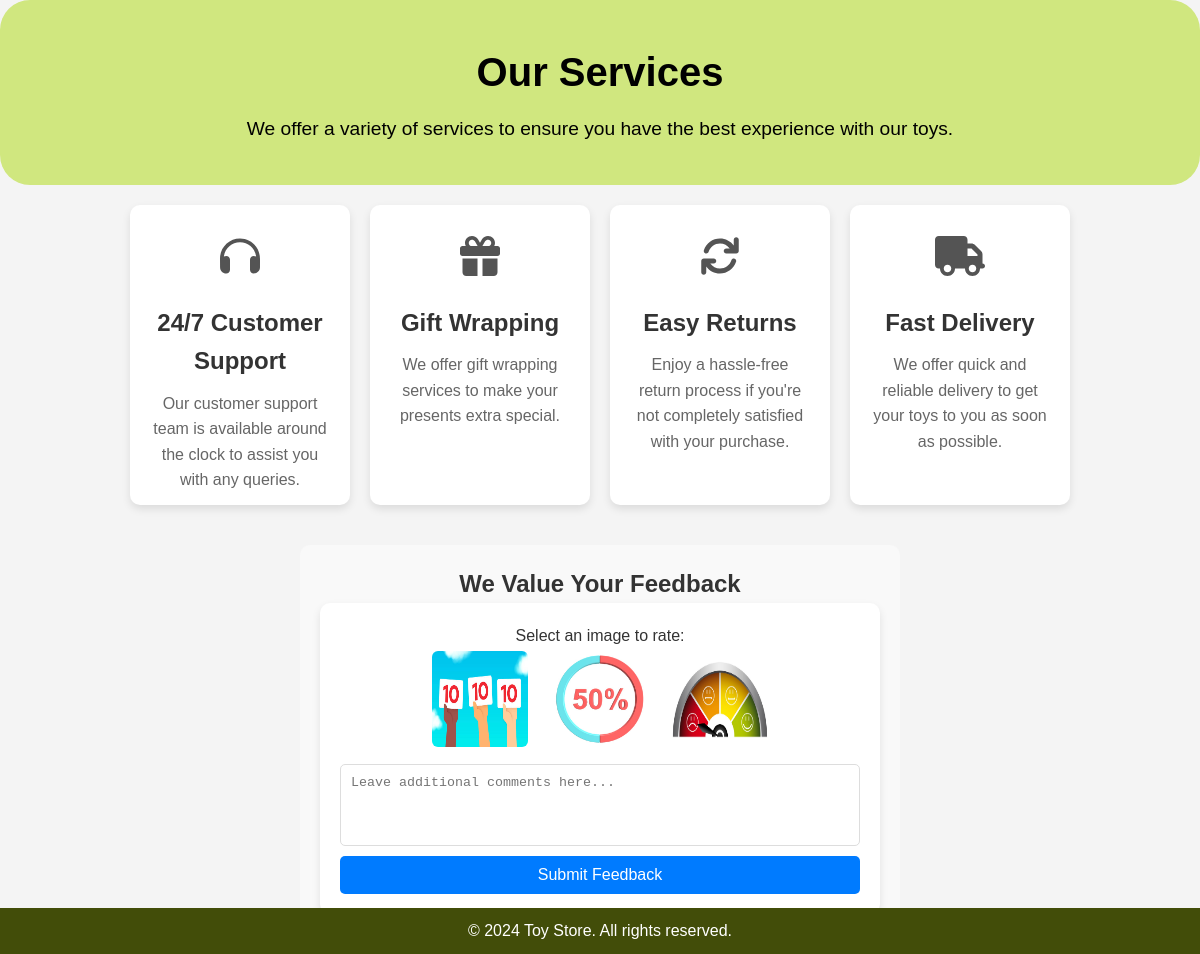
Screenshot of /home/html/service1.php with the database file from the repository.
### tables this page shows
CREATE TABLE `services` (
  `id` int(11) NOT NULL,
  `title` varchar(255) NOT NULL,
  `description` text NOT NULL,
  `icon` varchar(255) NOT NULL
);

### home/html/service1.php (the view, shortened to what this page needs)
<!DOCTYPE html>
<html lang="en">
<head>
    <link rel="stylesheet" href="service.css">
</head>
<body>
    <main>
        <section class="hero">
            <h1>Our Services</h1>
            <p>We offer a variety of services to ensure you have the best experience with our toys.</p>
        </section>
        <section class="service-container">
            <?php
            $servername = "localhost";
            $username = "root";
            $password = "";
            $dbname = "inter6";
            $conn = new mysqli($servername, $username, $password, $dbname);
            $sql = "SELECT * FROM services";
            $result = $conn->query($sql);
            if ($result->num_rows > 0) {
                while($row = $result->fetch_assoc()) {
                    echo "<div class='service'>
                        <div class='service-icon'>
                            <i class='fa " . $row["icon"] . "'></i>
                        </div>
                        <h2>" . $row["title"] . "</h2>
                        <p>" . $row["description"] . "</p>
                    </div>";
                }
            } else {
                echo "<p>No services found</p>";
            }
            ?>
        </section>
    </main>
    <section class="feedback-section">
        <h2>We Value Your Feedback</h2>
        <div class="feedback-bar">
            <p>Select an image to rate:</p>
            <div class="feedback-images">
                <img src="image/happy.jpg" alt="Happy" data-value="happy" class="feedback-image">
                <img src="image/avrage.jpg" alt="Neutral" data-value="neutral" class="feedback-image">
                <img src="image/bad.jpeg" alt="Sad" data-value="sad" class="feedback-image">
            </div>
            <form class="feedback-form" method="post" action="service.php">
                <textarea name="comments" placeholder="Leave additional comments here..." rows="4" required></textarea>
                <button type="submit">Submit Feedback</button>
            </form>
        </div>
    </section>
    <footer>
        <p>&copy; 2024 Toy Store. All rights reserved.</p>
    </footer>
</body>
</html>

### home/html/service.css (style rules this page uses)
* { margin: 0; padding: 0; box-sizing: border-box; }
body { font-family: Arial, sans-serif; line-height: 1.6; color: #333; background-color: #f4f4f4; }
.hero { background: #d0e77f; color: #000000; padding: 40px 2px; text-align: center; border-radius: 30px; }
.hero h1 { font-size: 2.5em; margin-bottom: 10px; }
.hero p { font-size: 1.2em; }
.service-container { display: flex; flex-wrap: wrap; justify-content: center; gap: 20px; padding: 20px; }
.service { background: #fff; border-radius: 10px; box-shadow: 0 4px 8px rgba(0, 0, 0, 0.1); padding: 20px; text-align: center; width: 220px; height: 300px; }
.service-icon { font-size: 2.5em; color: #545454; margin-bottom: 15px; }
.service h2 { font-size: 1.5em; margin-bottom: 10px; }
.service p { font-size: 1em; color: #666; }
footer { background: #424d09; color: #fff; text-align: center; padding: 10px; position: fixed; width: 100%; bottom: 0; }
.feedback-section { background-color: #f9f9f9; padding: 20px; border-radius: 10px; max-width: 600px; margin: 20px auto; text-align: center; }
.feedback-bar { background-color: #ffffff; border-radius: 10px; padding: 20px; box-shadow: 0 4px 8px rgba(0, 0, 0, 0.1); }
.feedback-images { display: flex; justify-content: center; gap: 20px; margin-bottom: 15px; }
.feedback-image { width: 100px; height: auto; cursor: pointer; border: 2px solid transparent; border-radius: 8px; transition: border-color 0.3s ease; }
.feedback-form { display: flex; flex-direction: column; gap: 10px; }
.feedback-form textarea { width: 100%; padding: 10px; border-radius: 5px; border: 1px solid #ddd; resize: none; }
.feedback-form button { background-color: #007bff; color: #ffffff; border: none; padding: 10px; border-radius: 5px; cursor: pointer; font-size: 1em; transition: background-color 0.3s ease; }

### rows the page displays
services: title "24/7 Customer Support", description "Our customer support team is available around the clock to assist you with any queries."
services: title "Gift Wrapping", description "We offer gift wrapping services to make your presents extra special."
services: title "Easy Returns", description "Enjoy a hassle-free return process if you're not completely satisfied with your purchase."
services: title "Fast Delivery", description "We offer quick and reliable delivery to get your toys to you as soon as possible."
